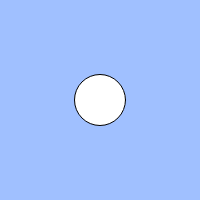
Frame 1 (no input)
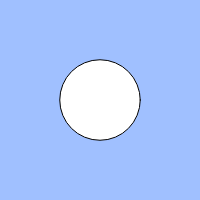
Frame 60 (no input)
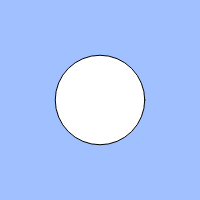
Frame 120 (the mouse pressed at the canvas centre since frame 60)

The p5.js sketch that drew these frames (run headless with seeded random() and noise() and a simulated clock; from frame 60 on, the mouse is pressed at the canvas centre):

// p5.js sketch
// ── sketch.js
let size = 50;
let count = 0;
const cycle = 100;
let increment = 1;
function setup(){
  createCanvas(200, 200);
}
function draw(){
  background(160, 192, 255);
  count = (count + increment) % cycle;
  if (keyIsPressed) {
    increment = 2;
  } else {
    increment = 0.5;
  }
  if (count < cycle/2) {
    size = count + 50;
  } else {
    size = (cycle - count) + 50;
  }
  ellipse(width/2, height/2, size);
}
